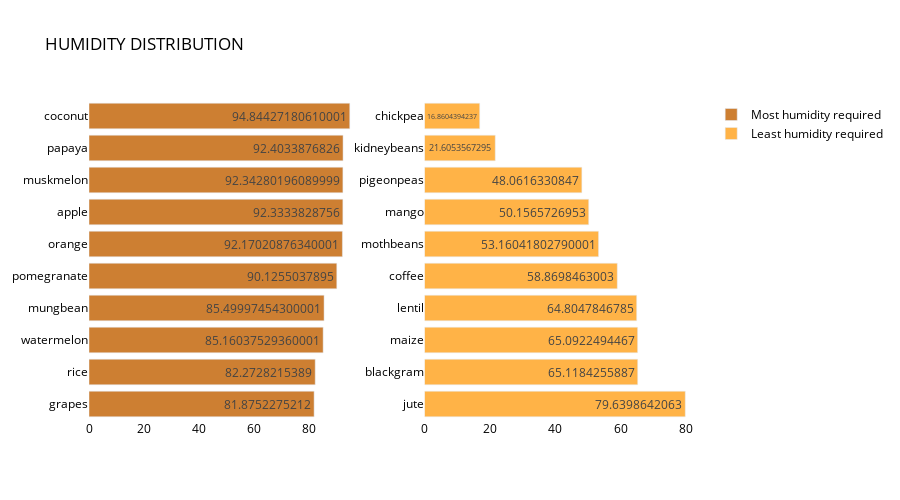

This figure's notebook cell:
### Code cell
# Humidity Distribution To show crops that need humidity the most to the least

colorarr = ['#0592D0','#Cd7f32', '#E97451', '#Bdb76b', '#954535', '#C2b280', '#808000','#C2b280', '#E4d008', '#9acd32', '#Eedc82', '#E4d96f',
           '#32cd32','#39ff14','#00ff7f', '#008080', '#36454f', '#F88379', '#Ff4500', '#Ffb347', '#A94064', '#E75480', '#Ffb6c1', '#E5e4e2',
           '#Faf0e6', '#8c92ac', '#Dbd7d2','#A7a6ba', '#B38b6d']

humidity_summary = crop_summary.sort_values(by='humidity', ascending=False)
  
fig = make_subplots(rows=1, cols=2)

top = {
    'y' : humidity_summary['humidity'][0:10].sort_values().index,
    'x' : humidity_summary['humidity'][0:10].sort_values()
}

last = {
    'y' : humidity_summary['humidity'][-10:].index,
    'x' : humidity_summary['humidity'][-10:]
}

fig.add_trace(
    go.Bar(top,
           name="Most humidity required",
           marker_color=random.choice(colorarr),
           orientation='h',
          text=top['x']),
    
    row=1, col=1
)

fig.add_trace(
    go.Bar(last,
           name="Least humidity required",
           marker_color=random.choice(colorarr),
           orientation='h',
          text=last['x']),
    row=1, col=2
)
fig.update_traces(texttemplate='%{text}', textposition='inside')
fig.update_layout(title_text="HUMIDITY DISTRIBUTION",
                  plot_bgcolor='white',
                  font_size=12, 
                  font_color='black',
                 height=500)

fig.update_xaxes(showgrid=False)
fig.update_yaxes(showgrid=False)
fig.show()

### Figure 1 — Plotly figure (JSON) as saved in the notebook; plotly's stock layout.template omitted (floating-point values rounded to 4 significant figures)
{"data": [{"marker": {"color": "#Cd7f32"}, "name": "Most humidity required", "orientation": "h", "text": [81.88, 82.27, 85.16, 85.5, 90.13, 92.17, 92.33, 92.34, 92.4, 94.84], "textposition": "inside", "texttemplate": "%{text}", "type": "bar", "x": [81.88, 82.27, 85.16, 85.5, 90.13, 92.17, 92.33, 92.34, 92.4, 94.84], "xaxis": "x", "y": ["grapes", "rice", "watermelon", "mungbean", "pomegranate", "orange", "apple", "muskmelon", "papaya", "coconut"], "yaxis": "y"}, {"marker": {"color": "#Ffb347"}, "name": "Least humidity required", "orientation": "h", "text": [79.64, 65.12, 65.09, 64.8, 58.87, 53.16, 50.16, 48.06, 21.61, 16.86], "textposition": "inside", "texttemplate": "%{text}", "type": "bar", "x": [79.64, 65.12, 65.09, 64.8, 58.87, 53.16, 50.16, 48.06, 21.61, 16.86], "xaxis": "x2", "y": ["jute", "blackgram", "maize", "lentil", "coffee", "mothbeans", "mango", "pigeonpeas", "kidneybeans", "chickpea"], "yaxis": "y2"}], "layout": {"font": {"color": "black", "size": 12}, "height": 500, "plot_bgcolor": "white", "title": {"text": "HUMIDITY DISTRIBUTION"}, "xaxis": {"anchor": "y", "domain": [0, 0.45], "showgrid": false}, "xaxis2": {"anchor": "y2", "domain": [0.55, 1], "showgrid": false}, "yaxis": {"anchor": "x", "domain": [0, 1], "showgrid": false}, "yaxis2": {"anchor": "x2", "domain": [0, 1], "showgrid": false}}}
